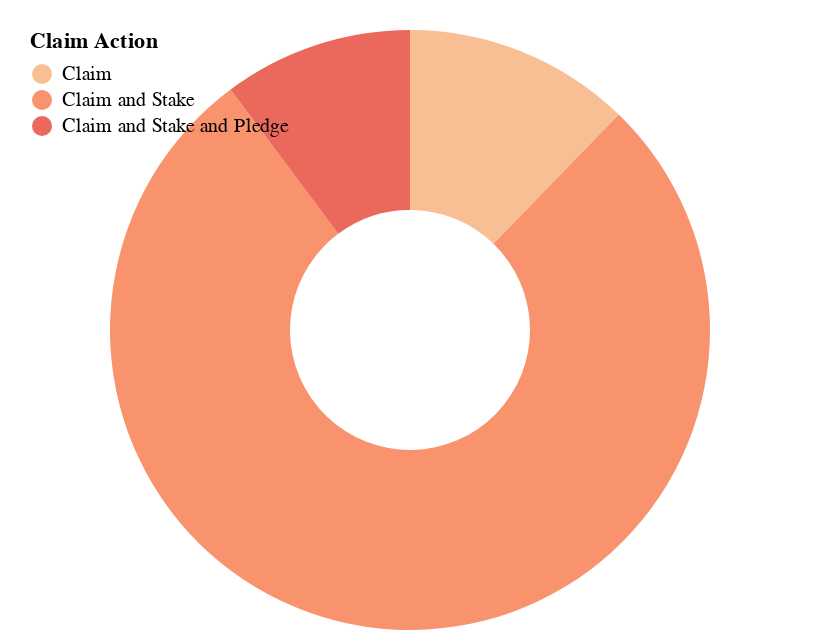

The cell this chart's notebook holds for it:
### Code cell
df = dp.prism_claim_df.groupby('action').amount.sum().reset_index()
df.columns = ['Claim Action','Amount of PRISM']
chart = alt.Chart(df).mark_arc(innerRadius=60).encode(
    theta=alt.Theta(field="Amount of PRISM", type="quantitative"),
    color=alt.Color(field="Claim Action", type="nominal",
            #sort=['MARS & UST','MARS','UST'],
            scale=alt.Scale(scheme='lightorange'),
            legend=alt.Legend(
            orient='none',
            padding=10,
            legendY=-10,
            direction='vertical')),
    tooltip=['Claim Action','Amount of PRISM']
).configure_view(strokeOpacity=0)
chart

### Figure 1 — Vega-Lite specification as saved in the notebook (floating-point values rounded to 4 significant figures)
{"config": {"view": {"continuousWidth": 400, "continuousHeight": 300, "strokeOpacity": 0}}, "data": {"name": "data-45f89bd1a61a2c2901b50122603c6b3f"}, "mark": {"type": "arc", "innerRadius": 60}, "encoding": {"color": {"field": "Claim Action", "legend": {"direction": "vertical", "legendY": -10, "orient": "none", "padding": 10}, "scale": {"scheme": "lightorange"}, "type": "nominal"}, "theta": {"field": "Amount of PRISM", "type": "quantitative"}, "tooltip": [{"field": "Claim Action", "type": "nominal"}, {"field": "Amount of PRISM", "type": "quantitative"}]}, "$schema": "https://vega.github.io/schema/vega-lite/v4.17.0.json", "datasets": {"data-45f89bd1a61a2c2901b50122603c6b3f": [{"Claim Action": "Claim", "Amount of PRISM": 3000.0}, {"Claim Action": "Claim and Stake", "Amount of PRISM": 19000.0}, {"Claim Action": "Claim and Stake and Pledge", "Amount of PRISM": 2500.0}]}}
